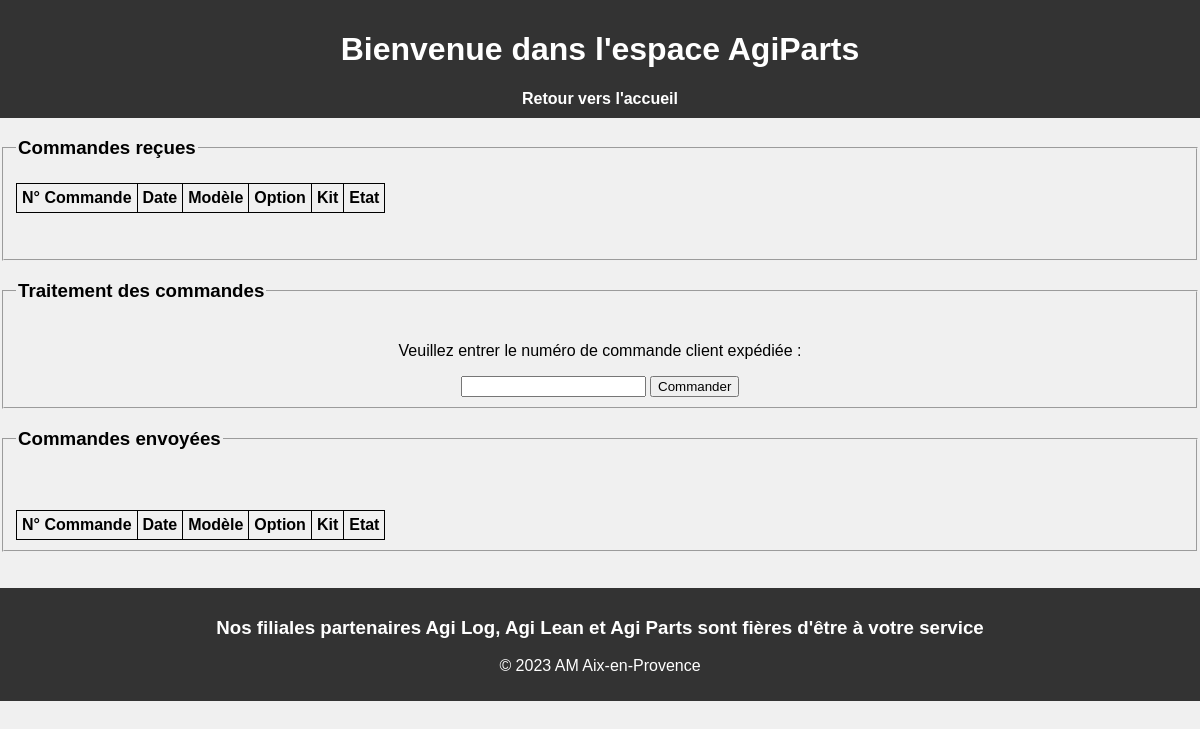
Page /AgiParts on the earlier database version.
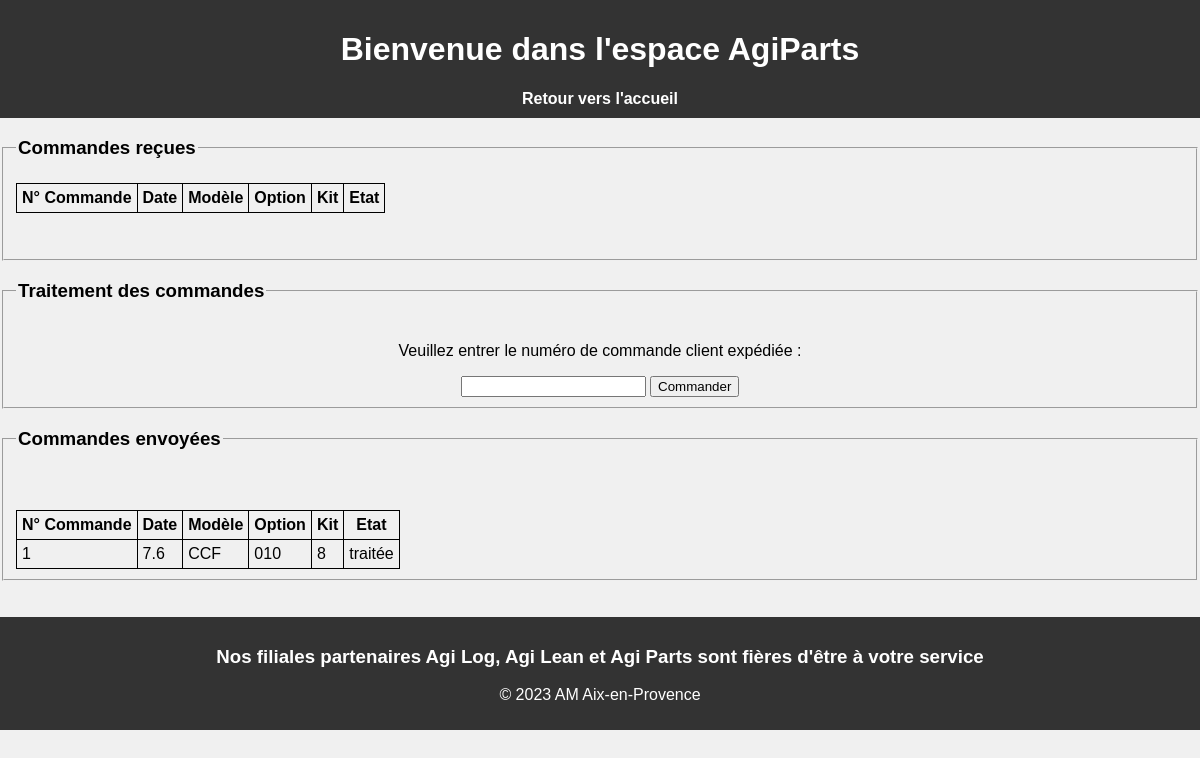
Same page on the later database version.
### tables this page shows
CREATE TABLE "COMMANDE_AGILOG" (
	"Id"	INTEGER NOT NULL,
	"Date"	TEXT NOT NULL,
	"Modèle"	TEXT NOT NULL,
	"Option"	TEXT NOT NULL,
	"Kit"	TEXT NOT NULL,
	"Etat"	TEXT NOT NULL,
	PRIMARY KEY("Id")
);

### main.py (the view, shortened to what this page needs)
@app.route('/AgiParts', methods=['GET', 'POST'])
def AgiParts():
		if not request.method == 'POST':
			return render_template('AgiParts.html', commande_agilog=BDD("SELECT id, Date, Modèle, Option, Kit, Etat FROM COMMANDE_AGILOG"))

### main.py (called while the page is built)
def BDD(command):
	conn = lite.connect('BDD.db')
	conn.row_factory = lite.Row
	cur = conn.cursor()
	cur.execute(command)
	conn.commit()
	lignes = cur.fetchall()
	conn.close()
	return lignes

### templates/AgiParts.html (shortened to what this page needs)
<!DOCTYPE html>
<html>
    <head>
        <link rel="stylesheet" href="{{ url_for('static', filename='CSS_PW.css')}}">
    </head>
    <body>
    <header>
        <div class="cadre">
            <h1><center>Bienvenue dans l'espace AgiParts</center></h1>
        </div>
        <nav>
            <ul>
            <center>
                <a class = "button_accueil" href='{{url_for("Accueil")}}'><strong> Retour vers l'accueil </strong></a>
            </center>
            </ul>
        </nav>
    </header>
    <div>
        <form action='{{ url_for("AgiParts") }}' method='POST'>
        <fieldset>
            <legend><h3>Commandes reçues</h3></legend>
            <div class="grid-container1">
            <table>
                <tr>
                    <th>N° Commande</th>
                    <th>Date</th>
                    <th>Modèle</th>
                    <th>Option</th>
                    <th>Kit</th>
                    <th>Etat</th>
                </tr>
            </table>
            </div>
            <br><br>
        </fieldset>
        </form>
    </div>
    <div>
        <form action='{{ url_for("AgiParts") }}' method='POST'>
            <fieldset>
                <legend><h3>Traitement des commandes</h3></legend>
                <p><center>Veuillez entrer le numéro de commande client expédiée :</center></p>
            <center>
                <input type="number" name="numero" min="1">
                <input type="submit" name="envoyer_numero_commande" value="Commander">
            </center>
          </fieldset>
        </form>
      </div>
    <div>
        <form action='{{ url_for("AgiParts") }}' method='POST'>
          <fieldset>
            <legend><h3>Commandes envoyées</h3></legend>
              <br><br>
              <div class="grid-container1">
                <table>
                    <tr>
                        <th>N° Commande</th>
                        <th>Date</th>
                        <th>Modèle</th>
                        <th>Option</th>
                        <th>Kit</th>
                        <th>Etat</th>
                    </tr>
                    {% for element in commande_agilog %}
                        {% if element['Etat'] == 'traitée' %}
                            <tr class="lp_ligne">
                                <td class="lp_cellule">{{ element['id'] }}</td>
                                <td class="lp_cellule">{{ element['Date'] }}</td>
                                <td class="lp_cellule">{{ element['Modèle'] }}</td>
                                <td class="lp_cellule">{{ element['Option'] }}</td>
                                <td class="lp_cellule">{{ element['Kit'] }}</td>
                                <td class="lp_cellule">{{ element['Etat'] }}</td>
                            </tr>
                        {% endif %}
                    {% endfor %}
                </table>
                </div>
          </fieldset>
        </form>
      </div>
    <br><br>
    <footer>
        <h3><center>Nos filiales partenaires Agi Log, Agi Lean et Agi Parts sont fières d'être à votre service </center></h3>
        <p><center>&copy; 2023 AM Aix-en-Provence</center></p>
    </footer>
    </body>
</html>

### static/CSS_PW.css (style rules this page uses)
body { font-family: Arial, sans-serif; background-color: #f0f0f0; margin: 0; }
header { background-color: #333; color: #fff; padding: 10px; }
nav ul { list-style: none; margin: 0; padding: 0; display: flex; }
nav a { color: #fff; text-decoration: none; padding: 5px; }
ul { display: flex; justify-content: center; }
table { border-collapse: collapse; }
th, td { border: 1px solid black; padding: 5px; }
footer { left: 0; bottom: 0; background-color: #333; color: #fff; padding: 10px; text-align: center; }
.grid-container1 { display: flex; color: #000000; }

Differences in the rows shown:
now on this page (row edited): COMMANDE_AGILOG: id "1", Date "7.6", Modèle "CCF", Option "010", Kit "8", Etat "traitée"
